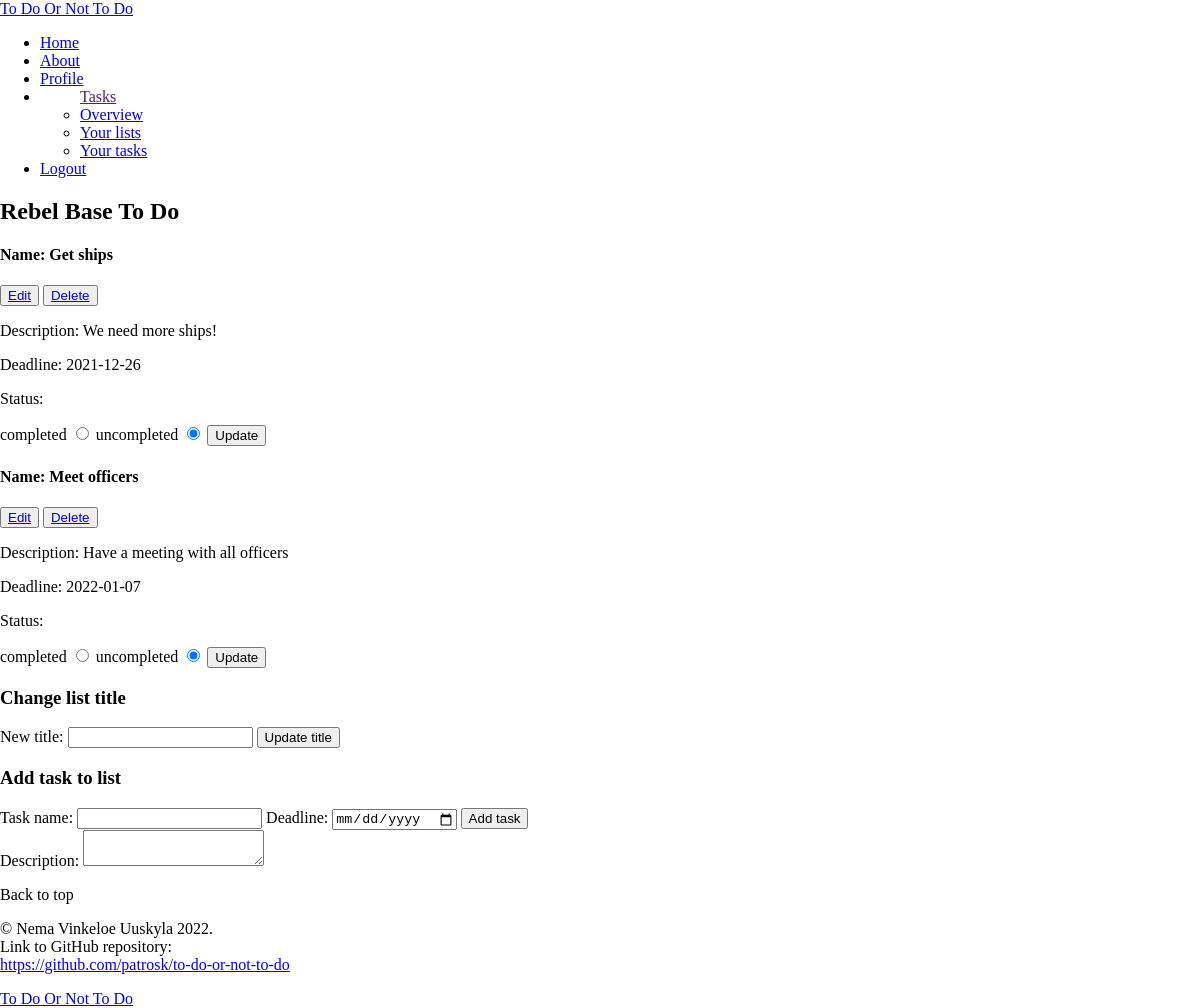
Before: /single_list.php?id=21 (signed in) with the older database file.
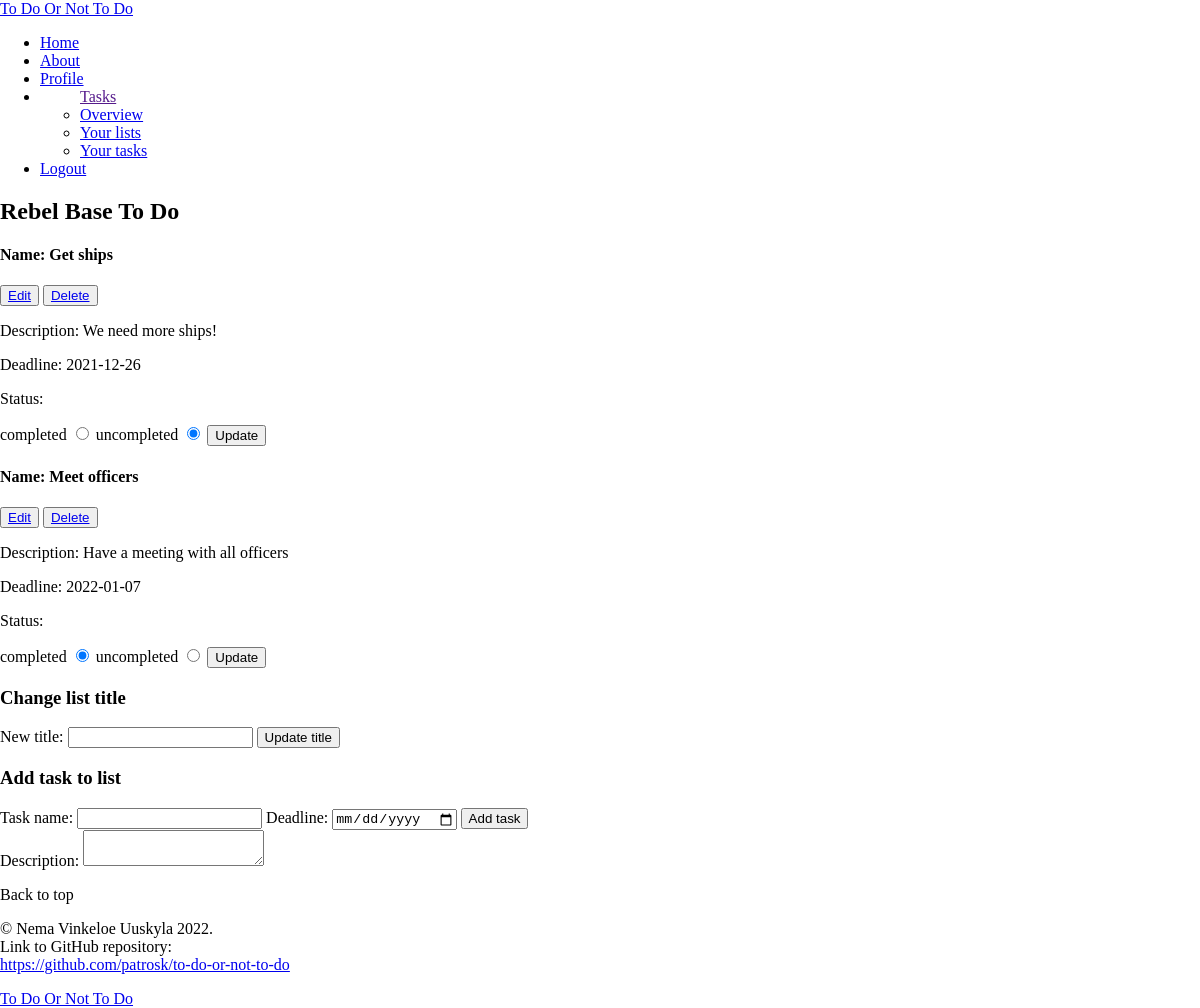
After: the same page with the newer database file.
### tables this page shows
CREATE TABLE tasks (
	id INTEGER PRIMARY KEY AUTOINCREMENT,
	user_id INTEGER,
	list_id INTEGER,
	name VARCHAR,
	description VARCHAR,
	created_at DATETIME,
	deadline_at DATETIME,
	completed_at DATETIME,
	FOREIGN KEY (user_id) REFERENCES users(id), 
	FOREIGN KEY (list_id) REFERENCES lists(id)
);

### app/functions.php (called while the page is built, shortened)
<?php
function get_lists(object $database)
{
    $user_id = $_SESSION['user']['id'];
    $statement = $database->prepare("SELECT * FROM lists WHERE user_id = :id");
    $statement->bindParam(':id', $user_id, PDO::PARAM_INT);
    $statement->execute();
    $lists = $statement->fetchAll(PDO::FETCH_ASSOC);
    return $lists;
}
function get_tasks_from_list(object $database, $integer)
{
    $user_id = $_SESSION['user']['id'];
    $list_id = $integer;
    $statement = $database->prepare("SELECT * FROM tasks WHERE user_id = :user_id AND list_id = :list_id");
    $statement->bindParam(':user_id', $user_id, PDO::PARAM_INT);
    $statement->bindParam(':list_id', $list_id, PDO::PARAM_INT);
    $statement->execute();
    $tasks = $statement->fetchAll(PDO::FETCH_ASSOC);
    return $tasks;
}

### single_list.php (the view, shortened to what this page needs)
<?php
require __DIR__ . '/app/autoload.php';
require __DIR__ . '/views/header.php';
require __DIR__ . '/views/navigation.php';
?>
<?php
$id = $_GET['id'];
$lists = get_lists($database);
$tasks = get_tasks_from_list($database, $id);
foreach ($lists as $list) : ?>
    <?php if ($list['id'] == $id) : ?>
        <h2><?= $list['title'] ?></h2>
    <?php endif ?>
<?php endforeach ?>
<?php
foreach ($tasks as $task) : ?>
    <?php
    if (isset($task['completed_at'])) {
        $status_completed = 'checked';
        $status_uncompleted = '';
    } else {
        $status_completed = '';
        $status_uncompleted = 'checked';
    } ?>
    <h4>Name: <?= $task['name'] ?></h4>
    <button>
        <a href="/popup.php?id=<?= $id ?>&task_id=<?= $task['id'] ?>">Edit</a>
    </button>
    <button>
        <a href="/app/tasks/delete.php?id=<?= $id ?>&task_id=<?= $task['id'] ?>">Delete</a>
    </button>
    <p>Description: <?= $task['description'] ?></p>
    <p>Deadline: <?= $task['deadline_at'] ?></p>
    <p>Status:</p>
    <form action="/app/tasks/status.php?id=<?= $id ?>" method="post">
        <label for="completed">completed</label>
        <input name="status" id="completed" value="completed" type="radio" <?= $status_completed ?>>
        <label for="uncompleted">uncompleted</label>
        <input name="status" id="uncompleted" value="uncompleted" type="radio" <?= $status_uncompleted ?>>
        <button type="submit">Update</button>
    </form>
<?php endforeach ?>
<h3>Change list title</h3>
<form action="/app/lists/update.php?id=<?= $id ?>" method="post">
    <label for="title">New title: </label>
    <input name="title" id="title" type="text">
    <button type="submit">Update title</button>
</form>
<h3>Add task to list</h3>
<form action="/app/tasks/create.php?id=<?= $id ?>" method="post" id="new_task">
    <label for="name">Task name: </label>
    <input name="name" id="name" type="text">
    <label for="deadline">Deadline: </label>
    <input name="deadline" id="deadline" type="date">
    <button type="submit">Add task</button>
</form>
<label for="description">Description: </label>
<textarea name="description" id="description" form="new_task"></textarea>
<?php require __DIR__ . '/views/footer.php';

Changed rows visible on the page:
changed tasks "Meet officers": status "☐" → "☑"; status "☑" → "☐"
